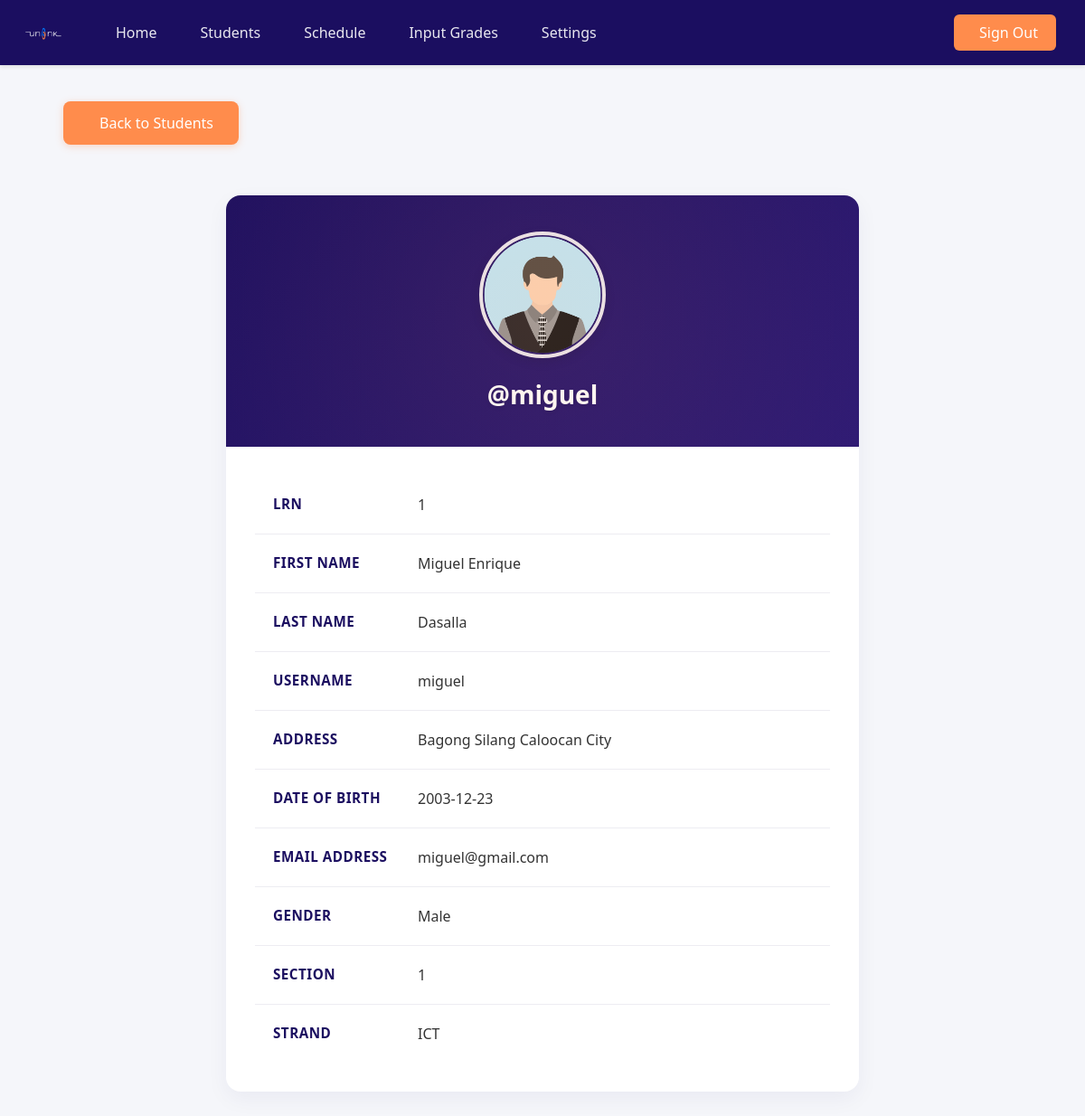
/admin/student-view.php?student_id=1 (signed in), run on the app's committed database.
### tables this page shows
CREATE TABLE `students` (
  `student_id` int(12) NOT NULL,
  `lrn` varchar(12) DEFAULT NULL,
  `username` varchar(127) NOT NULL,
  `password` varchar(255) NOT NULL,
  `fname` varchar(127) NOT NULL,
  `lname` varchar(255) NOT NULL,
  `section` int(11) NOT NULL,
  `address` varchar(31) NOT NULL,
  `gender` varchar(7) NOT NULL,
  `email_address` varchar(255) NOT NULL,
  `date_of_birth` date NOT NULL,
  `date_of_joined` timestamp NULL DEFAULT current_timestamp(),
  `parent_fname` varchar(127) NOT NULL,
  `parent_lname` varchar(127) NOT NULL,
  `parent_phone_number` varchar(31) NOT NULL,
  `intake` varchar(30) DEFAULT NULL,
  `department` varchar(100) DEFAULT NULL,
  `semester` varchar(100) DEFAULT NULL,
  `year` varchar(100) DEFAULT NULL
);

### admin/data/student.php (called while the page is built, shortened)
<?php
function getStudentById($id, $conn)
{
  $sql = "SELECT s.*, st.strand_name as strands
           FROM students s
           LEFT JOIN strands st ON s.department = st.strand_code
           WHERE s.student_id=?";
  $stmt = $conn->prepare($sql);
  $stmt->execute([$id]);
  if ($stmt->rowCount() == 1) {
    $student = $stmt->fetch();
    return $student;
  } else {
    return 0;
  }
}

### admin/student-view.php (the view, shortened to what this page needs)
<?php
if (isset($_SESSION['admin_id']) && isset($_SESSION['role'])) {
    if ($_SESSION['role'] == 'Admin') {
        include "../DB_connection.php";
        include "data/student.php";
        if (isset($_GET['student_id'])) {
            $student_id = $_GET['student_id'];
            $student = getStudentById($student_id, $conn);
?>
            <?php include "inc/header.php"; ?>
            <body>
                <?php include "inc/navbar.php"; ?>
                <div class="container">
                    <a href="student.php" class="btn-back">
                        <i class="fa fa-arrow-left"></i> Back to Students
                    </a>
                    <?php if ($student != 0) { ?>
                        <div class="student-card">
                            <div class="student-header">
                                <img src="../img/student-<?= $student['gender'] ?>.png" class="student-img" alt="Student Image">
                                <h5 class="student-username">@<?= $student['username'] ?></h5>
                            </div>
                            <div class="student-info">
                                <?php
                                $fields = [
                                    'student_id' => 'LRN',
                                    'fname' => 'First Name',
                                    'lname' => 'Last Name',
                                    'username' => 'Username',
                                    'address' => 'Address',
                                    'date_of_birth' => 'Date of Birth',
                                    'email_address' => 'Email Address',
                                    'gender' => 'Gender',
                                    'section' => 'Section',
                                    'department' => 'Strand',
                                ];
                                foreach ($fields as $key => $label) {
                                    if (isset($student[$key]) && !empty($student[$key])) {
                                        echo '<div class="info-item">
                                                <div class="info-label">' . $label . '</div>
                                                <div class="info-value">' . htmlspecialchars($student[$key]) . '</div>
                                              </div>';
                                    }
                                }
                                ?>
                            </div>
                        </div>
                    <?php } else { ?>
                        <div class="alert" role="alert">
                            <i class="fa fa-info-circle"></i> No student found.
                        </div>
                    <?php } ?>
                </div>
            </body>
            </html>
<?php
        } else {
            header("Location: student.php");
            exit;
        }
    } else {
        header("Location: ../login.php");
        exit;
    }
} else {
    header("Location: ../login.php");
    exit;
}
?>

### admin/student-view.php (style rules this page uses)
body { background: #f5f6fa; }
.student-card { background: white; border-radius: 16px; box-shadow: 0 8px 24px rgba(27, 14, 96, 0.05); overflow: hidden; max-width: 700px; margin: 2rem auto; transition: transform 0.2s ease; }
.student-header { background: linear-gradient(135deg, #1B0E60 0%, #2a1875 100%); color: white; padding: 2.5rem 2rem; text-align: center; position: relative; overflow: hidden; }
.student-header::before { content: ''; position: absolute; top: -50%; left: -50%; width: 200%; height: 200%; background: radial-gradient(circle, rgba(255, 140, 76, 0.1) 0%, rgba(255, 140, 76, 0) 70%); animation: pulse 3s ease-in-out infinite; }
.student-img { width: 140px; height: 140px; border-radius: 70px; border: 4px solid rgba(255, 255, 255, 0.9); box-shadow: 0 4px 12px rgba(0, 0, 0, 0.1); margin-bottom: 1.5rem; transition: transform 0.3s ease; }
.student-username { font-size: 1.75rem; font-weight: 600; margin: 0; color: white; text-shadow: 0 2px 4px rgba(0, 0, 0, 0.1); }
.student-info { padding: 2rem; }
.info-item { padding: 1.25rem; border-bottom: 1px solid rgba(27, 14, 96, 0.08); display: flex; align-items: center; transition: background-color 0.2s ease; }
.info-item:last-child { border-bottom: none; }
.info-label { font-weight: 600; color: #1B0E60; width: 160px; flex-shrink: 0; font-size: 0.95rem; text-transform: uppercase; letter-spacing: 0.5px; }
.info-value { color: #333; font-size: 1rem; flex-grow: 1; }
.btn-back { background: #FF8C4C; color: white; padding: 0.75rem 1.75rem; border-radius: 8px; text-decoration: none; transition: all 0.3s ease; display: inline-flex; align-items: center; gap: 0.75rem; margin: 1.5rem; font-weight: 500; box-shadow: 0 2px 8px rgba(255, 140, 76, 0.3); }
.container { padding: 1rem; }

### data on the page
students: gender (picture), username "miguel", student_id "1", fname "Miguel Enrique", lname "Dasalla", address "Bagong Silang Caloocan City", date_of_birth "2003-12-23", email_address "miguel@gmail.com", gender "Male", section "1", department "ICT"

### other printed values
$label "LRN"
$label "FIRST NAME"
$label "LAST NAME"
$label "USERNAME"
$label "ADDRESS"
$label "DATE OF BIRTH"
$label "EMAIL ADDRESS"
$label "GENDER"
$label "SECTION"
$label "STRAND"
